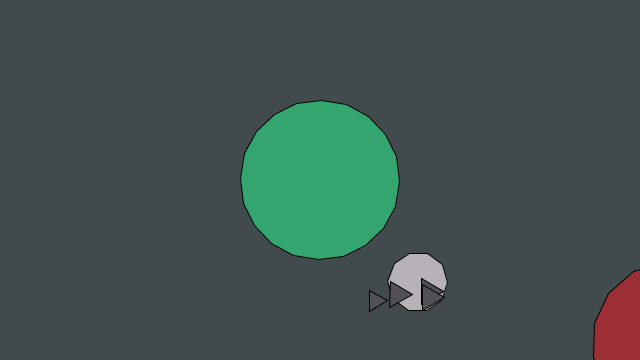
Frame 1 (no input)
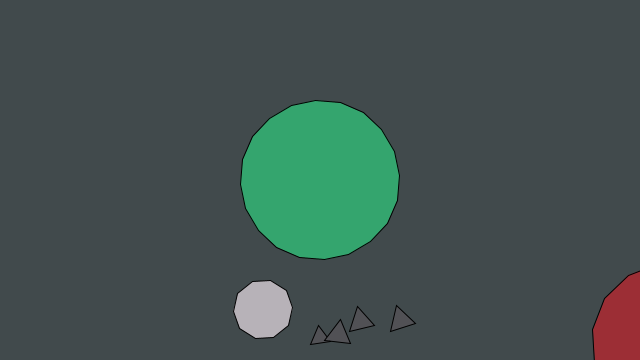
Frame 60 (the mouse pressed at the canvas centre just before this capture)
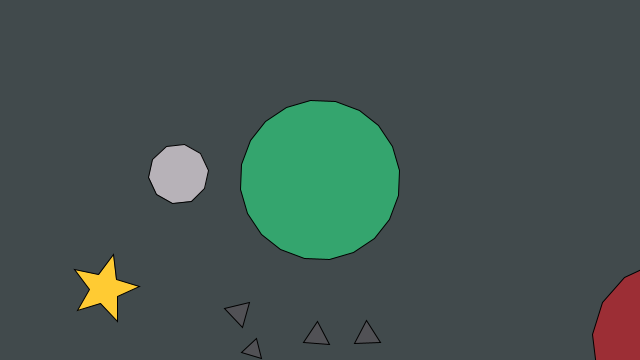
Frame 120 (the mouse held since frame 60 and released just before this capture)

The Processing sketch that drew these frames (run headless with seeded random() and noise(); from frame 60 on, the mouse is pressed at the canvas centre):

// Processing sketch: Ecabato1
// ── Ecabato1.pde
/**
  Assignment: Vertex Drawing
  Student: Eric Cabato
  Pasadena City College, Fall 2024
  Course Name: DMA60 Creative Coding
  Prof. George McKinney
  Project Description: This program is an original work for the Vertex Drawing assignment.
  Last Modified: September 11, 2024
  */
  

void setup() {
  size(640, 360);
}

void draw() {
  background(65,74,76);
  
  pushMatrix();
  translate(width*0.5, height*0.5);
  rotate(frameCount / 50.0);
  fill(52, 165, 110);
  polygon(0, 0, 80, 20);  // main planet
  popMatrix();
  
  pushMatrix();
  translate(width*0.5, height*0.5);
  rotate(frameCount / 50.0);
  fill(183, 178, 184);
  polygon(100, 100, 30, 10);  // planet moon
  popMatrix();
  
  pushMatrix();
  translate(width*1.05, height*0.95);
  rotate(frameCount / 50.0);
  fill(156, 46, 53);
  polygon(0, 0, 80, 15);  // side planet
  popMatrix();
  
 pushMatrix();
  translate(width*0.4, height*0.5);
  rotate(frameCount / 150.0);
  fill(81,81,85);
  polygon(120, 120, 12, 3);  // asteroid 1
  popMatrix();
  
  pushMatrix();
  translate(width*0.5, height*0.5);
  rotate(frameCount / 90.0);
  polygon(110, 110, 15, 3);  // asteroid 2
  popMatrix();
  
   pushMatrix();
  translate(width*0.5, height*0.52);
  rotate(frameCount / 250.0);
  polygon(110, 110, 15, 3);  // asteroid 3
  popMatrix();
  
   pushMatrix();
  translate(width*0.45, height*0.51);
  rotate(frameCount / 200.0);
  polygon(110, 110, 15, 3);  // asteroid 4
  popMatrix();
  
    pushMatrix();
  translate(width*0.6, height*0.5);
  rotate(frameCount / 100.0);
  fill(255,203,51);
  star(0, 300, 15, 35, 5); // star 1 
  popMatrix(); 
  
   pushMatrix();
  translate(width*0.7, height*0.5);
  rotate(frameCount / -45.0);
  fill(255,203,51);
  star(0, 300, 15, 35, 5); // star 1 
  popMatrix(); 
}


void polygon(float x, float y, float radius, int npoints) {
  float angle = TWO_PI / npoints;
  beginShape();
  for (float a = 0; a < TWO_PI; a += angle) {
    float sx = x + cos(a) * radius;
    float sy = y + sin(a) * radius;
    vertex(sx, sy);
  }
  endShape(CLOSE);
}
void star(float x, float y, float radius1, float radius2, int npoints) {
  float angle = TWO_PI / npoints;
  float halfAngle = angle/2.0;
  beginShape();
  for (float a = 0; a < TWO_PI; a += angle) {
    float sx = x + cos(a) * radius2;
    float sy = y + sin(a) * radius2;
    vertex(sx, sy);
    sx = x + cos(a+halfAngle) * radius1;
    sy = y + sin(a+halfAngle) * radius1;
    vertex(sx, sy);
  }
  endShape(CLOSE);

}
